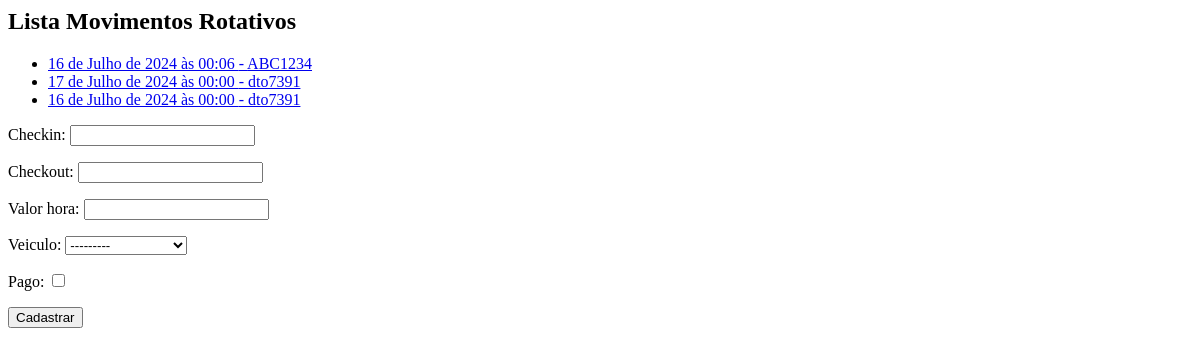
Before: /core/mov-rot/ with the older database file.
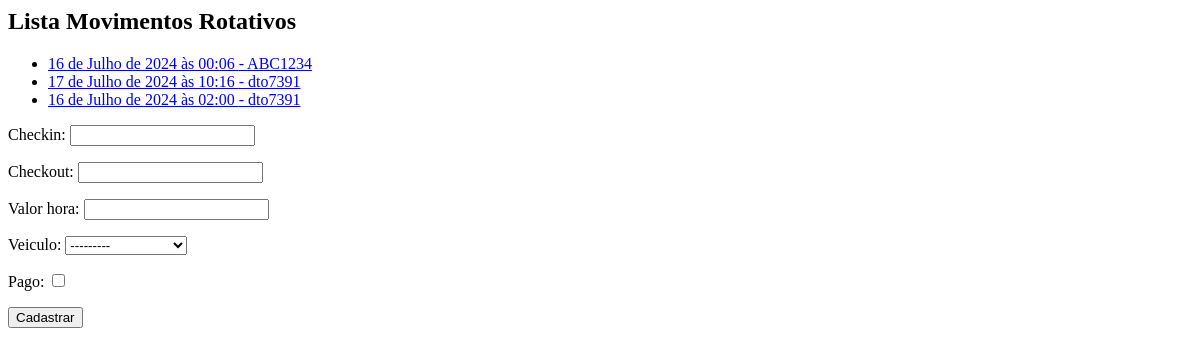
After: the same page with the newer database file.
### core/models.py (models this page shows, shortened)
class MovRotativo(models.Model):
    checkin = models.DateTimeField(auto_now=False)
    checkout = models.DateTimeField(auto_now=False, null=True, blank=True)
    valor_hora = models.DecimalField(max_digits=5, decimal_places=2)
    veiculo = models.ForeignKey(Veiculo, on_delete=models.CASCADE)
    pago = models.BooleanField(default=False)

class Veiculo(models.Model):
    marca = models.ForeignKey(Marca, on_delete=models.CASCADE)
    placa = models.CharField(max_length=7)
    proprietario = models.ForeignKey(Pessoa, on_delete=models.CASCADE)
    cor = models.CharField(max_length=15)
    observacoes = models.TextField()
    def __str__(self):
        return self.marca.nome + " - " + self.placa

### core/views.py (the view)
# urls.py: path("mov-rot/", lista_movrotativos, name="core_lista_movrotativos"),
def lista_movrotativos(request):
    mov_rot = MovRotativo.objects.all()
    form = MovRotativoForm()
    data = {"mov_rot": mov_rot, "form": form }
    return render(
        request, "core/lista_movrotativos.html", data)

### core/forms.py
class MovRotativoForm(ModelForm):
    class Meta:
        model = MovRotativo
        fields = "__all__"

### core/templates/core/lista_movrotativos.html (shortened to what this page needs)
<h2>Lista Movimentos Rotativos</h2>
<ul>
    {% for mov in mov_rot %}
        <li>
            <a href="{% url 'core:core_movrotativos_update' mov.id %}">
                {{ mov.checkin }} - {{ mov.veiculo.placa }}
            </a>
        </li>
    {% endfor %}
</ul>
<form action="{% url 'core:core_movrotativos_novo' %}" method="POST">
    {{ form.as_p }}
    <button type="submit">Cadastrar</button>
</form>

Changed rows visible on the page:
changed MovRotativo: checkin "17 de Julho de 2024 às 00:00" → "17 de Julho de 2024 às 10:16"
changed MovRotativo: checkin "16 de Julho de 2024 às 00:00" → "16 de Julho de 2024 às 02:00"
